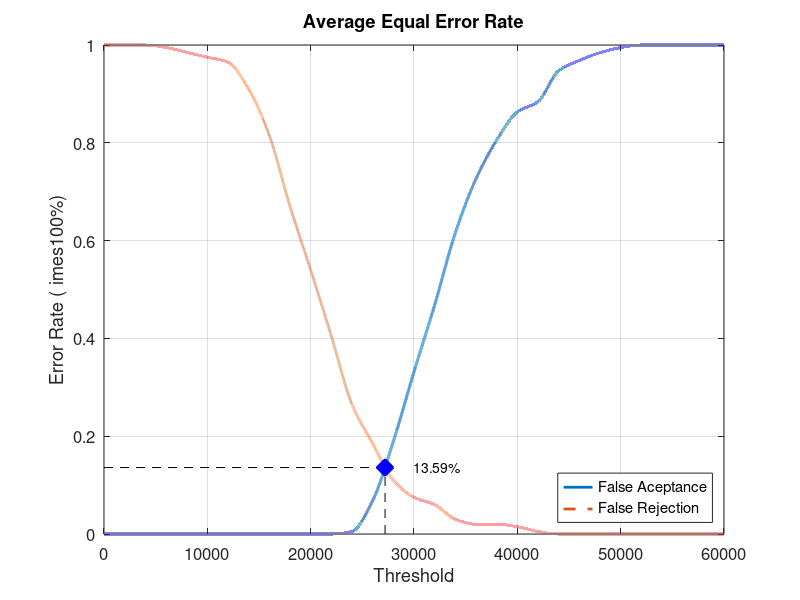
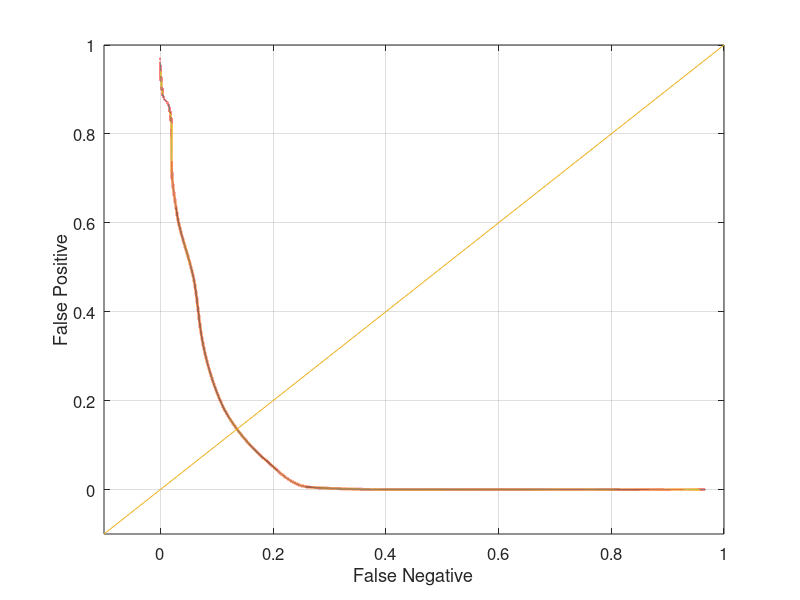

These figures' MATLAB source, in order:
close all;
clear;
clc;
x = 0:2000:60000;
xq = 0:0.5:60000;

y0 = [0 0 0 0 0 0 0 0 0 0 0 0 0.00526316 0.0684211 0.189474 0.331579 0.468421 0.615789 0.726316 0.805263 0.863158 0.884211 0.947368 0.968421 0.984211 0.994737 1 1 1 1 1]
yy0 = interp1(x, y0, xq, 'pchip');
y1 = [1 1 1 0.995 0.985 0.975 0.965 0.91 0.815 0.67 0.54 0.405 0.265 0.185 0.11 0.075 0.06 0.03 0.02 0.02 0.015 0.005 0 0 0 0 0 0 0 0 0]
yy1 = interp1(x, y1, xq, 'pchip');

% Calculating EER: 
y2 = abs(y0 - y1);
find(y2 == min(y2))
yy2 = abs(yy0 - yy1);
xEER = find(yy2 == min(yy2));
xEERIndex = xq(xEER) % X-axis EER
yEER = yy0(xEER) % Y-axis EER

main = figure
plot(xq, yy0,'-','LineWidth', 2);	hold on
plot(xq, yy1,'--','LineWidth', 2);	hold on
plot([xEERIndex xEERIndex], [0 yEER], 'k--');	hold on
plot([0 xEERIndex], [yEER yEER], 'k--');	hold on
plot(xEERIndex, yEER, 'bx', 'LineWidth', 10);	hold on
text(xEERIndex + 10 * xEERIndex / 100, yEER, [num2str(round((10000 * yEER)) / 100) '%'])
legend('False Aceptance', 'False Rejection', 'Location', 'SouthEast')
xlabel('Threshold')
ylabel('Error Rate (	imes100%)')
title('Average Equal Error Rate')
set(gca, 'FontSize', 12)
axis([0 60000 0 1])
grid on

print(main, 'Database2_2Main', '-dpng');
FNRxFPR = figure('Color', [1 1 1]);
plot(yy1, yy0, '-', yy1, yy0, 'LineWidth', 2);
hold on
y = -0.1:0.1:1
plot(y, y); 
set(gca, 'FontSize', 12)
xlabel('False Negative')
ylabel('False Positive')
axis([-0.1 1 -0.1 1])
set(gca, 'FontSize', 12)
grid on

print(FNRxFPR, 'Database2_2FNRxFPR','-dpng');
